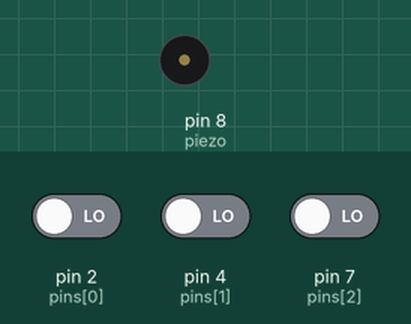
Bench run of a sketch on a simulated Arduino Uno, built with avr-gcc and run on an emulated ATmega328P. On the bench: buzzer (waves = sounding). The inputs (shaded band) are chosen by the test bench; at power-on: pin 2 (pins[0]) LOW, pin 4 (pins[1]) LOW, pin 7 (pins[2]) LOW.

Above: at 1.2 s.
1.3 s: pin 2 (pins[0]) driven HIGH
At 1.8 s:
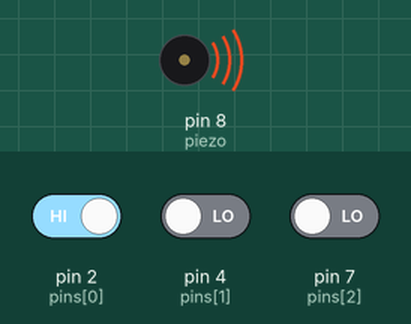
4.3 s: pin 2 (pins[0]) driven LOW
At 5.1 s:
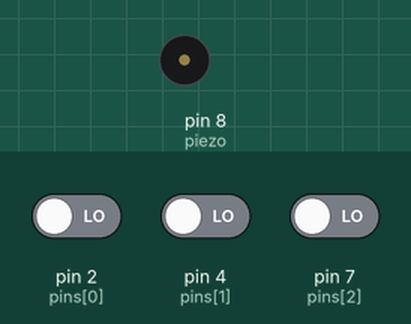
5.8 s: pin 4 (pins[1]) driven HIGH
At 6.3 s:
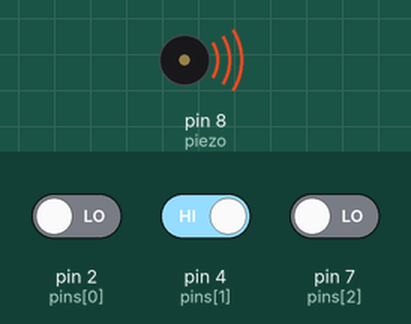
Timing chart, 0 to 8.8 s (numbered marks = the images above; inputs shaded):
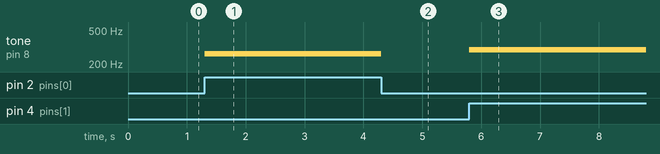

Measured:
- after the input at 1.3 s, tone on pin 8 (piezo): silent → 262 Hz at once
- after the input at 4.3 s, tone on pin 8 (piezo): 262 Hz → silent at once
- after the input at 5.8 s, tone on pin 8 (piezo): silent → 294 Hz at once

The sketch:

piezoButton.ino
```cpp
int pins[] = {2,4,7};
int notes[] = {262, 294, 330};
int piezo = 8;

void setup() {
  for (int i = 0; i < 3; i++)  {
    pinMode(pins[i], INPUT);
  }
}

void loop() {
  for (int i = 0; i < 3; i++) {
    if (digitalRead(pins[i])==HIGH){
      tone(piezo,notes[i], 100);
      delay(100);
      noTone(piezo);
    }
  }
}
```
